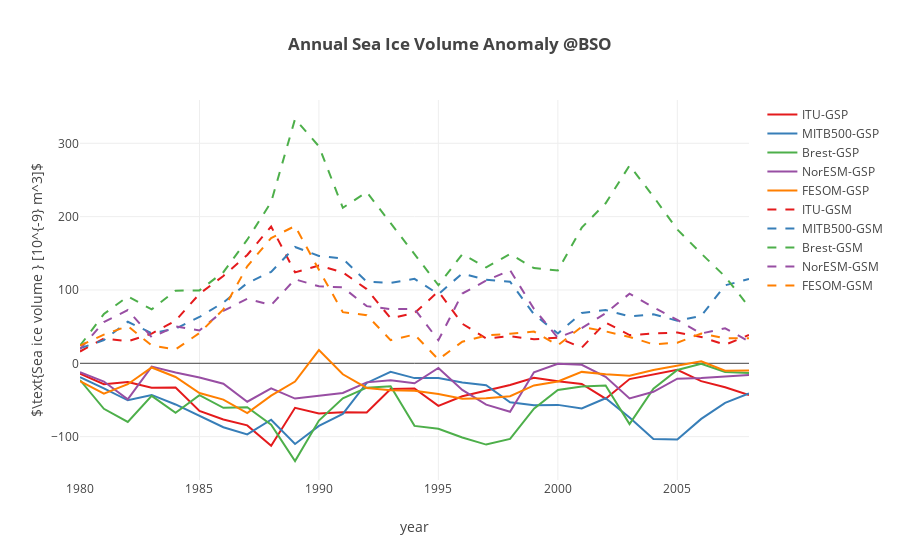

The code cell stored with this chart in its notebook:
### Code cell
""" Plot annual mean of heat fluxes anomaly"""
modelnames = ['ITU' , 'MITB500', 'Brest', 'NorESM', 'FESOM']
colors = ['blue', 'darkorange', 'red', 'green', 'cyan']
colors2 = cl.scales['5']['qual']['Set1'];
# names of the control, gsp and gsn variables [total]
ctln = ['ctlvice_barents', 'SIvolBK_c', 'refice_volume_BSKS', 'ice_volume_NorESM_BarentsKara_ctrl', 'ctlivol_BK']
gspn = ['gspvice_barents', 'SIvolBK_gsp', 'gspice_volume_BSKS', 'ice_volume_NorESM_BarentsKara_gsp', 'gspivol_BK']
gsnn = ['gsnvice_barents', 'SIvolBK_gsm', 'gsnice_volume_BSKS', 'ice_volume_NorESM_BarentsKara_gsn', 'gsnivol_BK']

coeffs = [1e-9, 1e-9, 1e-9, 1e-9, 1e-9]

layout = go.Layout(
    title='<b>Annual Sea Ice Volume Anomaly @BSO</b>',
    yaxis=dict(
        title='$\\text{Sea ice volume } [10^{-9} m^3]$',
        #range=[-14, 14]
    ),
    xaxis=dict(
        title='year'
    )
)    


def update_plot(models):
    
    datap = []
    datan = []
    for ind,mdl in enumerate(models):
        dnm = 'ds'+np.str(ind)+'.'+ctln[ind]+'.groupby(\'time.year\').mean().year'
        time = np.copy(eval(dnm))
        dnm = 'ds'+np.str(ind)+'.'+ctln[ind]+'.groupby(\'time.year\').mean()'
        dnm2 = 'ds'+np.str(ind)+'.'+gspn[ind]+'.groupby(\'time.year\').mean()'
        dnm3 = 'ds'+np.str(ind)+'.'+gsnn[ind]+'.groupby(\'time.year\').mean()'
        val1 = np.copy(eval(dnm2)-eval(dnm))*coeffs[ind]
        val2 = np.copy(eval(dnm3)-eval(dnm))*coeffs[ind]
        trace1 = go.Scatter(            
            x = time,
            y = val1,
            mode = 'lines',
            name = mdl+'-GSP',
            line = dict(
                width = 2,
                color = colors2[ind],
                shape = 'smooth'
            )
        )
        datap.append(trace1)
        trace2 = go.Scatter(            
            x = time,
            y = val2,
            mode = 'lines',
            name = mdl+'-GSM',
            line = dict(
                width = 2,
                color = colors2[ind],
                dash = 'dash',
                shape = 'smooth'
            )
        )
        datan.append(trace2)


   
    data = datap + datan
    
    fig = go.Figure(data=data, layout=layout)
    py.offline.iplot(fig)
     
update_plot(modelnames)

### Figure 1 — Plotly figure (JSON) as saved in the notebook; plotly's stock layout.template omitted (floating-point values rounded to 4 significant figures)
{"data": [{"line": {"color": "rgb(228,26,28)", "shape": "smooth", "width": 2}, "mode": "lines", "name": "ITU-GSP", "type": "scatter", "x": [1980, 1981, 1982, 1983, 1984, 1985, 1986, 1987, 1988, 1989, 1990, 1991, 1992, 1993, 1994, 1995, 1996, 1997, 1998, 1999, 2000, 2001, 2002, 2003, 2004, 2005, 2006, 2007, 2008], "y": [-14.28, -28.4, -25.4, -33.34, -33.09, -64.88, -76.53, -84.64, -112.3, -60.64, -68.32, -66.85, -67.1, -35.15, -34.23, -57.99, -44.9, -37.13, -29.67, -19.68, -24.6, -28.26, -48.28, -21.52, -15.52, -8.888, -24.28, -32.74, -43.18]}, {"line": {"color": "rgb(55,126,184)", "shape": "smooth", "width": 2}, "mode": "lines", "name": "MITB500-GSP", "type": "scatter", "x": [1980, 1981, 1982, 1983, 1984, 1985, 1986, 1987, 1988, 1989, 1990, 1991, 1992, 1993, 1994, 1995, 1996, 1997, 1998, 1999, 2000, 2001, 2002, 2003, 2004, 2005, 2006, 2007, 2008], "y": [-18.88, -34.06, -50.41, -43.11, -56.11, -71.64, -87.17, -96.97, -76.94, -110.0, -85.34, -68.98, -26.8, -11.67, -20.18, -20.0, -26.19, -29.94, -53.09, -57.04, -56.7, -61.66, -47.68, -73.98, -103.3, -104.1, -75.81, -53.88, -41.1]}, {"line": {"color": "rgb(77,175,74)", "shape": "smooth", "width": 2}, "mode": "lines", "name": "Brest-GSP", "type": "scatter", "x": [1980, 1981, 1982, 1983, 1984, 1985, 1986, 1987, 1988, 1989, 1990, 1991, 1992, 1993, 1994, 1995, 1996, 1997, 1998, 1999, 2000, 2001, 2002, 2003, 2004, 2005, 2006, 2007, 2008], "y": [-22.79, -62.1, -80.02, -44.4, -67.47, -43.5, -60.73, -59.8, -83.78, -133.2, -78.11, -47.79, -33.25, -31.22, -85.32, -89.16, -101.2, -110.8, -103.1, -61.86, -36.29, -31.74, -30.21, -82.97, -34.54, -9.052, -0.5679, -11.79, -13.15]}, {"line": {"color": "rgb(152,78,163)", "shape": "smooth", "width": 2}, "mode": "lines", "name": "NorESM-GSP", "type": "scatter", "x": [1980, 1981, 1982, 1983, 1984, 1985, 1986, 1987, 1988, 1989, 1990, 1991, 1992, 1993, 1994, 1995, 1996, 1997, 1998, 1999, 2000, 2001, 2002, 2003, 2004, 2005, 2006, 2007, 2008], "y": [-11.96, -24.83, -49.17, -4.42, -12.63, -19.24, -27.78, -52.42, -34.22, -48.1, -44.14, -40.49, -25.99, -23.05, -27.23, -6.418, -36.31, -56.32, -65.99, -12.32, -0.703, -2.027, -18.38, -47.84, -38.82, -20.98, -20.14, -18.17, -15.92]}, {"line": {"color": "rgb(255,127,0)", "shape": "smooth", "width": 2}, "mode": "lines", "name": "FESOM-GSP", "type": "scatter", "x": [1980, 1981, 1982, 1983, 1984, 1985, 1986, 1987, 1988, 1989, 1990, 1991, 1992, 1993, 1994, 1995, 1996, 1997, 1998, 1999, 2000, 2001, 2002, 2003, 2004, 2005, 2006, 2007, 2008], "y": [-24.36, -41.3, -28.53, -5.701, -18.64, -40.49, -49.53, -67.82, -44.1, -24.95, 17.97, -14.96, -33.58, -36.82, -37.42, -41.97, -48.37, -47.62, -44.82, -30.16, -24.79, -11.69, -14.96, -16.94, -9.066, -2.836, 2.691, -10.07, -9.863]}, {"line": {"color": "rgb(228,26,28)", "dash": "dash", "shape": "smooth", "width": 2}, "mode": "lines", "name": "ITU-GSM", "type": "scatter", "x": [1980, 1981, 1982, 1983, 1984, 1985, 1986, 1987, 1988, 1989, 1990, 1991, 1992, 1993, 1994, 1995, 1996, 1997, 1998, 1999, 2000, 2001, 2002, 2003, 2004, 2005, 2006, 2007, 2008], "y": [16.09, 33.86, 29.9, 40.44, 58.09, 94.7, 119.1, 147.8, 186.6, 124.0, 133.3, 124.0, 101.2, 61.43, 68.46, 98.0, 53.95, 33.78, 36.95, 32.8, 35.02, 21.3, 55.66, 38.52, 40.52, 42.05, 35.93, 25.24, 38.72]}, {"line": {"color": "rgb(55,126,184)", "dash": "dash", "shape": "smooth", "width": 2}, "mode": "lines", "name": "MITB500-GSM", "type": "scatter", "x": [1980, 1981, 1982, 1983, 1984, 1985, 1986, 1987, 1988, 1989, 1990, 1991, 1992, 1993, 1994, 1995, 1996, 1997, 1998, 1999, 2000, 2001, 2002, 2003, 2004, 2005, 2006, 2007, 2008], "y": [20.56, 31.61, 56.66, 41.12, 47.16, 63.16, 82.87, 109.4, 124.8, 158.7, 146.3, 142.7, 111.3, 109.7, 115.2, 94.28, 122.5, 113.8, 111.4, 66.86, 40.75, 68.75, 72.63, 63.97, 66.83, 58.07, 64.6, 106.3, 114.9]}, {"line": {"color": "rgb(77,175,74)", "dash": "dash", "shape": "smooth", "width": 2}, "mode": "lines", "name": "Brest-GSM", "type": "scatter", "x": [1980, 1981, 1982, 1983, 1984, 1985, 1986, 1987, 1988, 1989, 1990, 1991, 1992, 1993, 1994, 1995, 1996, 1997, 1998, 1999, 2000, 2001, 2002, 2003, 2004, 2005, 2006, 2007, 2008], "y": [24.03, 67.17, 91.2, 73.49, 99.05, 99.43, 124.3, 168.6, 219.8, 333.1, 295.8, 212.1, 233.5, 191.3, 149.5, 106.5, 148.8, 130.8, 148.9, 129.8, 126.6, 185.0, 218.2, 269.8, 227.3, 182.4, 149.7, 118.3, 77.05]}, {"line": {"color": "rgb(152,78,163)", "dash": "dash", "shape": "smooth", "width": 2}, "mode": "lines", "name": "NorESM-GSM", "type": "scatter", "x": [1980, 1981, 1982, 1983, 1984, 1985, 1986, 1987, 1988, 1989, 1990, 1991, 1992, 1993, 1994, 1995, 1996, 1997, 1998, 1999, 2000, 2001, 2002, 2003, 2004, 2005, 2006, 2007, 2008], "y": [19.24, 56.34, 72.55, 35.52, 50.32, 44.77, 71.39, 88.1, 79.39, 114.5, 105.0, 103.5, 77.94, 73.96, 74.13, 31.45, 95.14, 112.8, 126.9, 74.27, 34.78, 47.86, 68.41, 94.91, 76.46, 59.13, 40.61, 47.8, 29.83]}, {"line": {"color": "rgb(255,127,0)", "dash": "dash", "shape": "smooth", "width": 2}, "mode": "lines", "name": "FESOM-GSM", "type": "scatter", "x": [1980, 1981, 1982, 1983, 1984, 1985, 1986, 1987, 1988, 1989, 1990, 1991, 1992, 1993, 1994, 1995, 1996, 1997, 1998, 1999, 2000, 2001, 2002, 2003, 2004, 2005, 2006, 2007, 2008], "y": [24.13, 39.04, 50.72, 24.3, 18.87, 41.32, 73.59, 132.2, 170.9, 187.2, 127.5, 69.76, 65.63, 31.66, 39.23, 5.252, 29.39, 37.92, 40.31, 43.22, 24.55, 49.83, 43.5, 35.94, 25.83, 28.06, 40.65, 34.1, 34.21]}], "layout": {"title": "<b>Annual Sea Ice Volume Anomaly @BSO</b>", "xaxis": {"title": "year"}, "yaxis": {"title": "$\\text{Sea ice volume } [10^{-9} m^3]$"}}}
